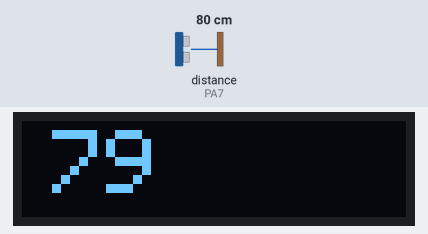
The sketch below on a simulated STM32 Blue Pill. On the bench: 128×32 one-colour display. Wiring (inferred from the names in the program): ultrasonic range finder: trigger PA6; echo PA7. The test bench sets the inputs (shaded band); at power-on: distance to the obstacle (sensor on PA7) 80 cm. The echo pulse lasts 58.3 µs per cm; the display library's start-up logo is not drawn; what the sketch prints to the serial monitor is not drawn.

Above: at 2.2 s.
2.3 s: distance to the obstacle (sensor on PA7) set to 2 cm
At 4.9 s:
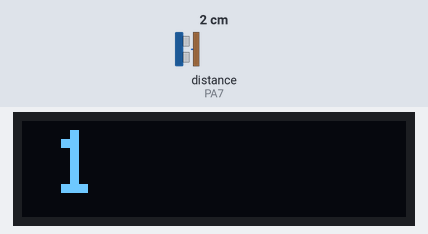
5.0 s: distance to the obstacle (sensor on PA7) set to 4 cm
At 7.3 s:
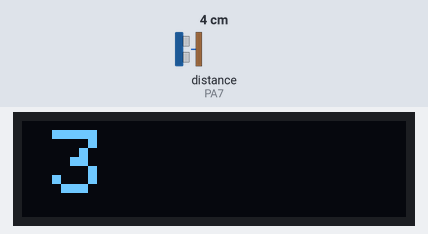
7.4 s: distance to the obstacle (sensor on PA7) set to 9 cm
At 9.9 s:
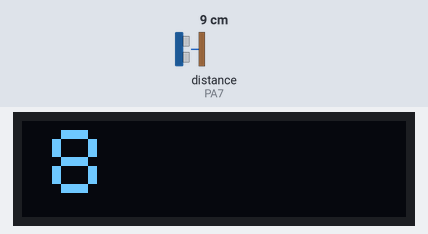
Timing chart, 0 to 11.4 s (numbered marks = the images above; inputs shaded):
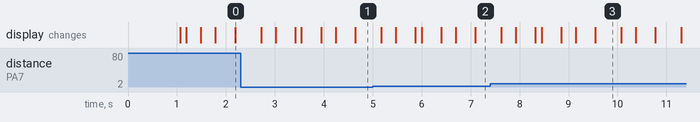

Measured:
- what the display in image 3 shows lasts 0.6 s, from 9.5 s to 10.1 s

The sketch:

7_OLED_Demo.ino
```cpp
/*
  SKETCHING MIT HARDWARE
     DMP - WS2526
  - Demo 5 : SSD1360 OLED Display Demo
  This project demonstrates how to measure distances
  using a ultrasonic sensor + OLED Display SSD1360
     WIEKER-WALZ / MARTINEZ

*/
#include <SPI.h>
#include <Wire.h>
#include <Adafruit_GFX.h>
#include <Adafruit_SSD1306.h>
const int trigPin = 6;
const int echoPin = 7;
long duration;
int distance;
#define max_distance 30
// OLED FeatherWing buttons map to different pins depending on board.
// The I2C (Wire) bus may also be different.
#if defined(ESP8266)
  #define BUTTON_A  0
  #define BUTTON_B 16
  #define BUTTON_C  2
  #define WIRE Wire

#elif defined(ESP32)
  #define BUTTON_A 15
  #define BUTTON_B 32
  #define BUTTON_C 14
  #define WIRE Wire
#elif defined(ARDUINO_STM32_FEATHER)
  #define BUTTON_A PA15
  #define BUTTON_B PC7
  #define BUTTON_C PC5
  #define WIRE Wire
#elif defined(TEENSYDUINO)
  #define BUTTON_A  4
  #define BUTTON_B  3
  #define BUTTON_C  8
  #define WIRE Wire
#elif defined(ARDUINO_FEATHER52832)
  #define BUTTON_A 31
  #define BUTTON_B 30
  #define BUTTON_C 27
  #define WIRE Wire
#elif defined(ARDUINO_ADAFRUIT_FEATHER_RP2040)
  #define BUTTON_A  9
  #define BUTTON_B  8
  #define BUTTON_C  10
  #define WIRE Wire
#else // 32u4, M0, M4, nrf52840 and 328p
  #define BUTTON_A  9
  #define BUTTON_B  11
  #define BUTTON_C  5
  #define WIRE Wire
#endif

Adafruit_SSD1306 display = Adafruit_SSD1306(128, 32, &WIRE);

void setup() {
  Serial.begin(9600);
  pinMode(trigPin, OUTPUT);
  pinMode(echoPin, INPUT);
  Serial.println("OLED FeatherWing test");
  // SSD1306_SWITCHCAPVCC = generate display voltage from 3.3V internally
  display.begin(SSD1306_SWITCHCAPVCC, 0x3C); // Address 0x3C for 128x32

  Serial.println("OLED begun");

  // Show image buffer on the display hardware.
  // Since the buffer is intialized with an Adafruit splashscreen
  // internally, this will display the splashscreen.
  display.display();
  delay(1000);

  // Clear the buffer.
  display.clearDisplay();
  display.display();

  Serial.println("IO test");

  pinMode(BUTTON_A, INPUT_PULLUP);
  pinMode(BUTTON_B, INPUT_PULLUP);
  pinMode(BUTTON_C, INPUT_PULLUP);

  // text display tests
  display.setTextSize(1);
  display.setTextColor(SSD1306_WHITE);
  display.setCursor(0,0);
  display.print("Connecting to SSID\n'adafruit':");
  display.print("connected!");
  display.println("IP: 10.0.1.23");
  display.println("Sending val #0");
  display.setCursor(0,0);
  display.display(); // actually display all of the above

}

void loop() {
      display.clearDisplay();

  digitalWrite(trigPin, LOW);
  delayMicroseconds(2);
  digitalWrite(trigPin, HIGH);
  delayMicroseconds(10);
  digitalWrite(trigPin, LOW);

  // Measure the response from the HC-SR04 Echo Pin
  duration = pulseIn(echoPin, HIGH);

  // Determine distance from duration
  // Use 343 metres per second as speed of sound
  distance = duration * 0.034 / 2;
   // display.clearDisplay();


  display.setTextSize(2);


  // if(!digitalRead(BUTTON_A)) display.print("A");
  // if(!digitalRead(BUTTON_B)) display.print("B");
  // if(!digitalRead(BUTTON_C)) display.print("C");
  //display.print((int)distance);

    testscrolltext();    // Draw scrolling text

  yield();

  display.display();
   // delay(50);
}

void testscrolltext(void) {
  display.clearDisplay();

  display.setTextSize(3); // Draw 2X-scale text
  display.setTextColor(SSD1306_WHITE);
  display.setCursor(10, 3);
 // display.println(F("scroll"));
    display.println(distance);

  display.display();      // Show initial text
  delay(100);

  // Scroll in various directions, pausing in-between:
  display.startscrollright(0x00, 0x0F);
  delay(1000);
  display.stopscroll();

  delay(100);
}
```
